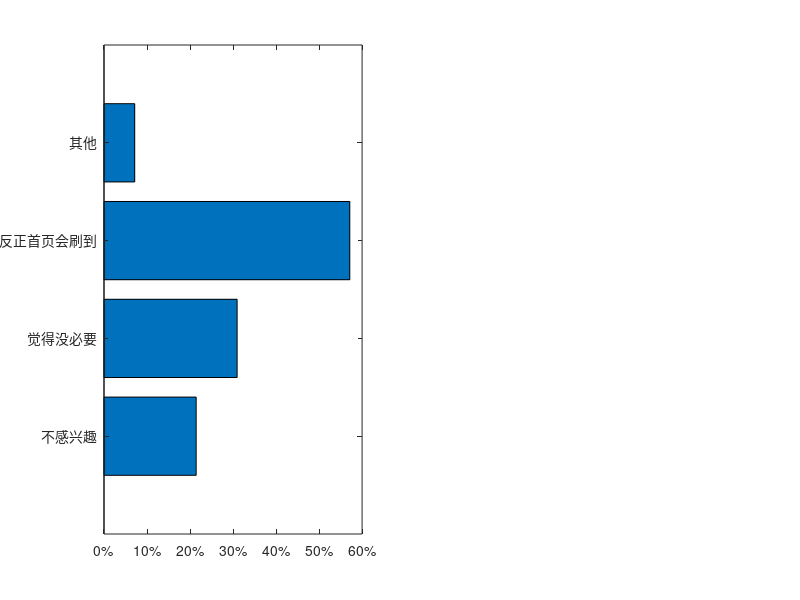

The MATLAB script that drew this image: (Note: this script raises an error after producing the figure.)
figure(2)
subplot(1,2,1); 
clear;
clc;
c = ['不感兴趣','觉得没必要','反正首页会刷到','其他'];
x = [1,2,3,4];
y = [21.43,30.95,57.14,7.14];
b=barh(x,y); %使用横向的坐标

set(gca,'YTickLabel',{'不感兴趣','觉得没必要','反正首页会刷到','其他'});
set(gca,'xticklabel',{'0%','10%','20%','30%','40%','50%','60%'});

%显示每个柱子上标注
xtips=b(1).XEndPoints;
ytips=b(1).YEndPoints;
label=string(b(1).YData)+'%';
text(ytips,xtips,label,'HorizontalAlignment','left')


subplot(1,2,2); 
clear;
clc;
yyaxis right;
c = ['不感兴趣','觉得没必要','反正首页会刷到','其他'];
x = [1,2,3,4];
y = [21.43,30.95,57.14,7.14];
b=barh(x,y); %使用横向的坐标

% set(gca,'YTickLabel',{'不感兴趣','觉得没必要','反正首页会刷到','其他'});
% set(gca,'xticklabel',{'0%','10%','20%','30%','40%','50%','60%'});
% 
% %显示每个柱子上标注
%  xtips=b(1).XEndPoints;
%  ytips=b(1).YEndPoints;
%  label=string(b(1).YData)+'%';
%  text(ytips,xtips,label,'HorizontalAlignment','left')

